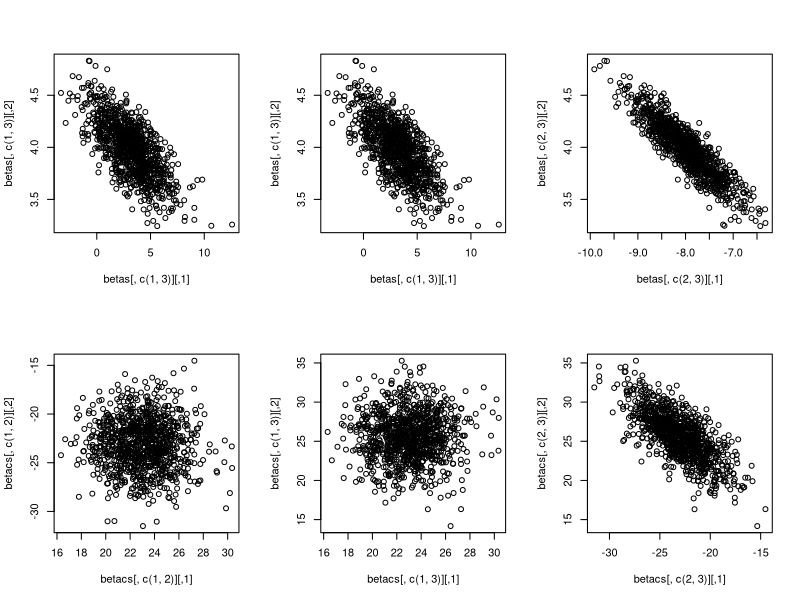

This chart was generated by the following R code:
## ---- chunk 1
#| include: false
set.seed(2112)
## ---- chunk 2
n_sim <- 1000
n <- 30
betas <- matrix(ncol = 3, nrow = n_sim)
betacs <- betas

for (i in 1:n_sim) {
    x1 <- runif(n, 0, 10)
    x2 <- runif(n, 0, 10) + 2*x1
    y <- 3 - 8*x1 + 4*x2 + rnorm(n, 0, 4)
    betas[i, ] <- coef(lm(y ~ x1 + x2))

    x1c <- scale(x1)
    x2c <- scale(x2)
    betacs[i, ] <- coef(lm(y ~ x1c + x2c))
}

par(mfrow = c(2, 3))
plot(betas[, c(1,3)])
plot(betas[, c(1,3)])
plot(betas[, c(2,3)])
plot(betacs[, c(1,2)])
plot(betacs[, c(1,3)])
plot(betacs[, c(2,3)])
